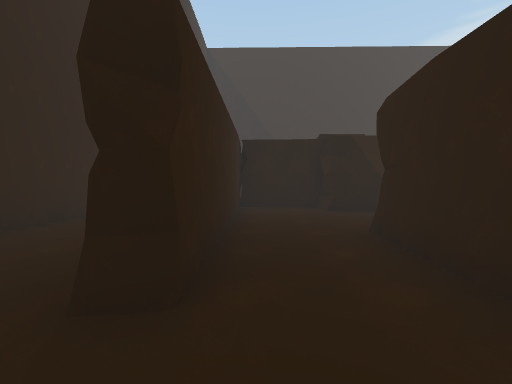
view 1 (above)

16 first-person views from a walk through a scene from a Unity 3-D project. The camera is 1.5 m above the floor, tilts 2° down and sees 90° across. The floor is counted in squares, 2 m on a side. Each view is taken from the middle of a square. On the plan, view 1 faces up. The plan holds only what a view shows up to about 9 squares ahead; the rest is blank. The place goes on beyond the plan.

view 2
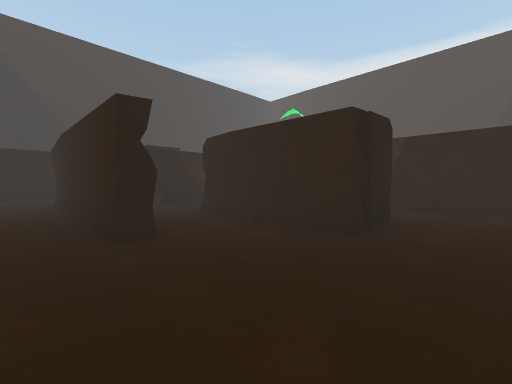

view 3
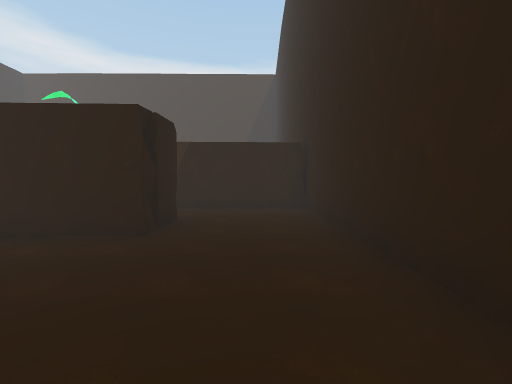

view 4
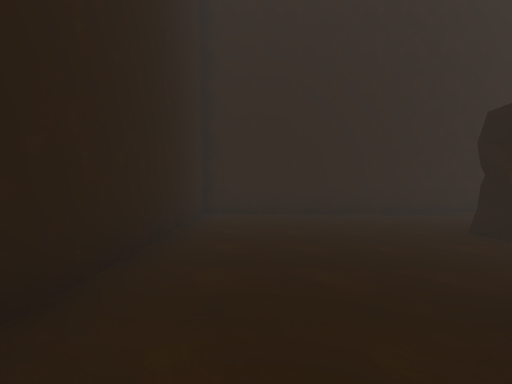

view 5
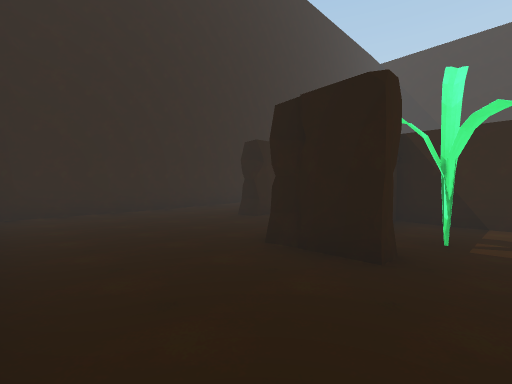

view 6
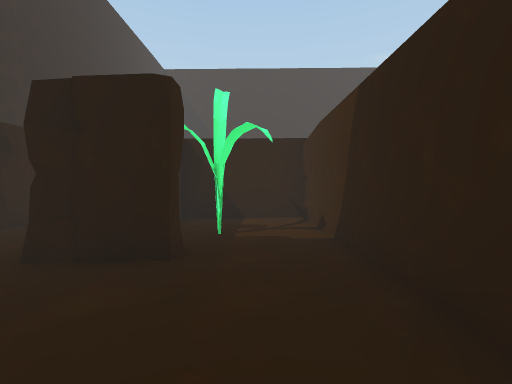

view 7
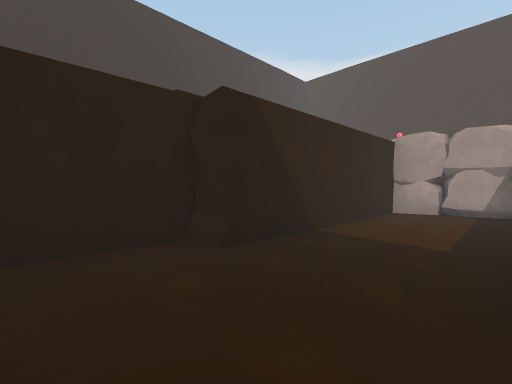

view 8
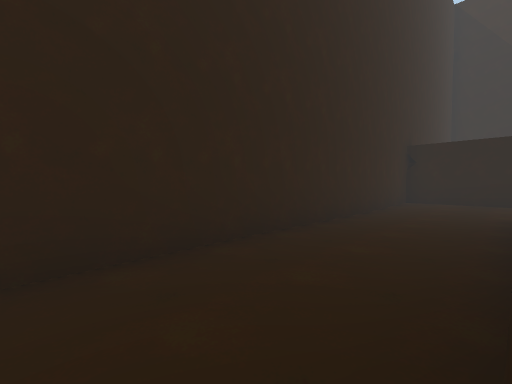

view 9
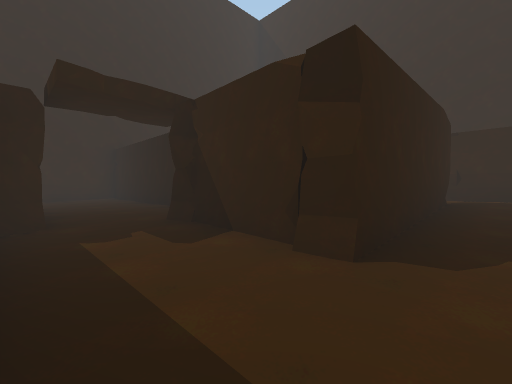

view 10
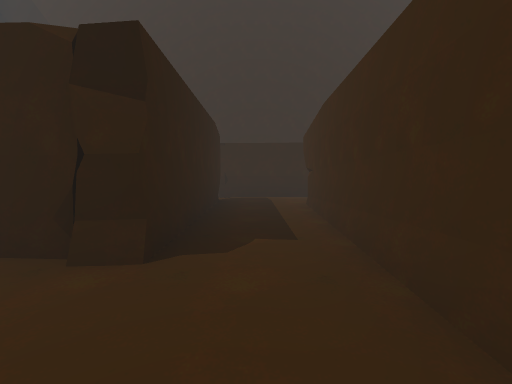

view 11
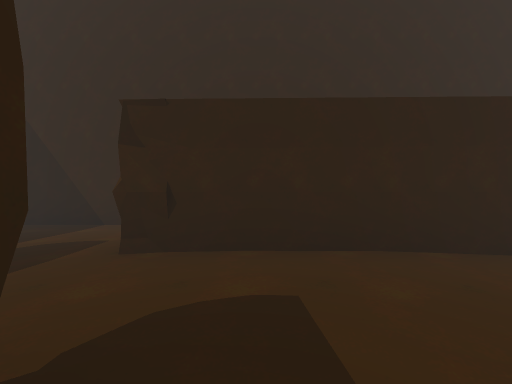

view 12
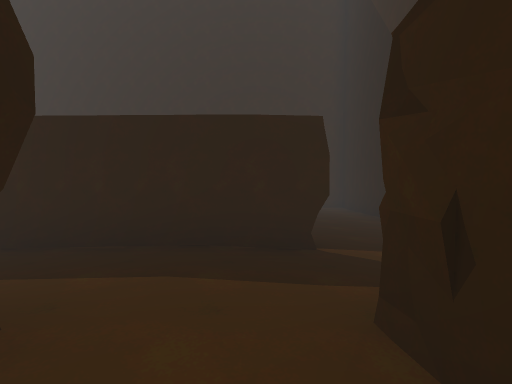

view 13
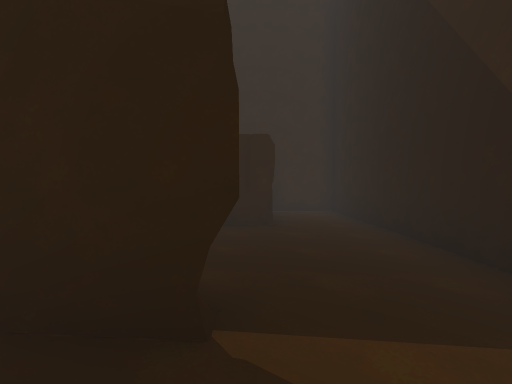

view 14
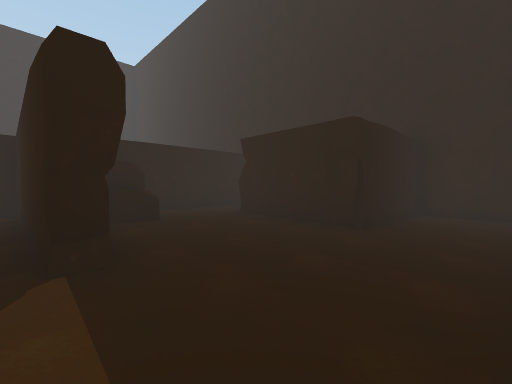

view 15
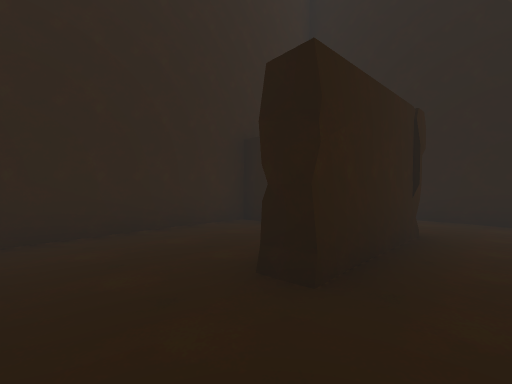

view 16
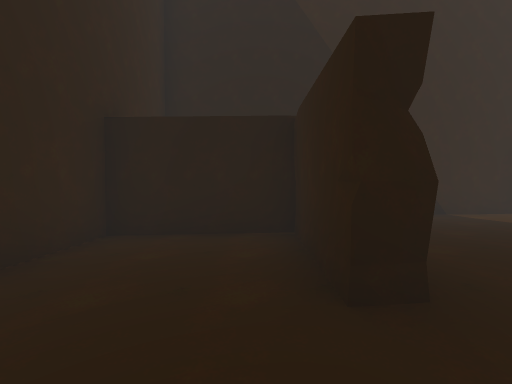

### Floor plan
Key: @ floor where view 1 was taken; # wall or solid block; . main floor; : floor 0.25 m higher than the main floor; - floor 0.25 m lower than the main floor; + floor 0.5 m higher than the main floor; / step, stairs or slope; ^ raised ledge; O other object.
Columns run from 4 left of view 1 to 10 right of it. Each row starts with its distance up from view 1.
 18 ##########
 17 #.........O
 16 #.......::O
 15 #####::#::#####
 14 #...O::#::+++:
 13 #..:O::#:++++
 12 #..:::^#::#/#
 11 #....: #: #/#
 10 ########: #/#
  9 #......#OO#/#
  8 #.........-/#
  7 #..#OOO/----
  6 #..#..######OO
  5 #..#.-------OO
  4 #..#------- O
  3 #..#--####
  2 #.-#--#--#
  1 #-----#O-#
  0 #---@-#O-#
 -1 #-------.#
 -2 #------..#
 -3 #-----...#
 -4 ##########

Where each view was taken, in squares from view 1:
view 1: 0 up, 0 right, facing up
view 2: 2 down, 2 left, facing up-right
view 3: 2 down, 2 left, facing right
view 4: 2 down, 3 right, facing left
view 5: 3 down, 4 right, facing up-left
view 6: 3 down, 4 right, facing up
view 7: 4 up, 0 right, facing up-right
view 8: 1 up, 1 left, facing up-left
view 9: 7 up, 7 right, facing up-left
view 10: 7 up, 7 right, facing up
view 11: 12 up, 7 right, facing up
view 12: 14 up, 7 right, facing left
view 13: 15 up, 5 right, facing left
view 14: 17 up, 4 right, facing down-left
view 15: 11 up, 1 right, facing up-left
view 16: 11 up, 1 left, facing up
